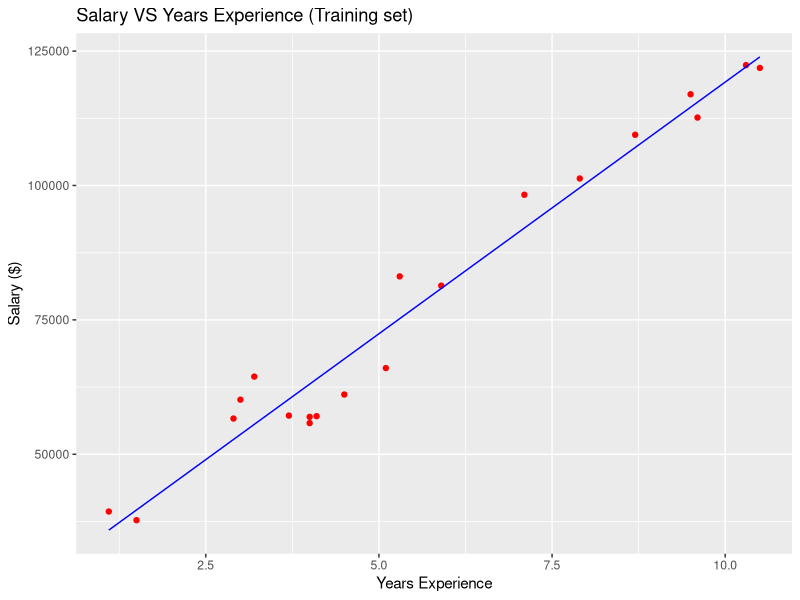
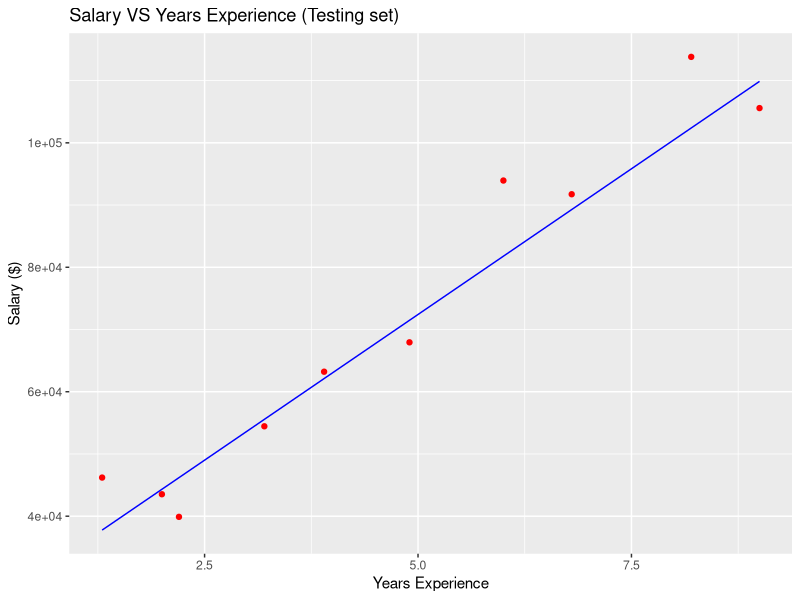

R code for these plots, in order: (Note: this script raises an error after producing the figures.)
# import the dataset
dataset = read.csv2('Datasets/Ob_1_Salary_Data.csv')


#Split the data into Training and Test
library(caTools)
set.seed(123) #Randomly assign Training or Test.
split = sample.split(dataset$Salary, SplitRatio = 2/3)
training_set = subset(dataset, split == TRUE) #True are for training
testing_set = subset(dataset, split == FALSE) #False are for testing

#complete set



#Train the simple regression model with the training data using the lm function
regressor = lm(formula = Salary ~ YearsExperience,
               data = training_set)

#obtain information about the model
summary(regressor)

#Predict results with the test data.
y_pred = predict(regressor, newdata =  testing_set)



#Training data Visualization
install.packages("ggplot2") #install the library ggplot2
library(ggplot2)
ggplot()+
  #built the diagram with points
  geom_point(aes(x = training_set$YearsExperience, 
                 y = training_set$Salary),
             colour = "red") +
  #represent the line of the regression line model
  geom_line(aes(x= training_set$YearsExperience, 
                y = predict(regressor, newdata = training_set)),
            colour = "blue") +
  #Write a title for the diagram
  ggtitle("Salary VS Years Experience (Training set)")+
  xlab("Years Experience") +
  ylab("Salary ($)")



#Testing data visualization
ggplot()+
  #built the diagram with points
  geom_point(aes(x = testing_set$YearsExperience, 
                 y = testing_set$Salary),
             colour = "red") +
  #represent the line of the regression line model
  geom_line(aes(x= testing_set$YearsExperience, 
                y = predict(regressor, newdata = testing_set)),
            colour = "blue") +
  #Write a title for the diagram
  ggtitle("Salary VS Years Experience (Testing set)")+
  xlab("Years Experience") +
  ylab("Salary ($)")


#Train the simple regression model with the complete dataset
regressor = lm(formula = Salary ~ YearsExperience,
               data = dataset)

#obtain information about the model
summary(regressor)



#Obtain the desired salary that the employees must be earning a cording to the lineal model
d_salary = predict(regressor, newdata = dataset)

#add the d_salary to the dataset
dataset$D_Salary = c(d_salary)

#obtain the difference between Salary and D_Salary
dataset$Difference = dataset$D_Salary - dataset$Salary

#round the values
dataset$D_Salary = round(dataset$D_Salary, 2)
dataset$Difference = round(dataset$Difference, 2)

#save the data frame into a csv file
write.csv2(dataset, "C:/Users/willi/OneDrive/Escritorio/Proyectos/Mahine_Learning_Project/Datasets/Ob_1_Salary_Data_2.csv", row.names = F)



#banda de confianza 
#agregar stat_smooth (method = "lm",
#                      formula = y ~ x,
#                     geom = "smooth")
